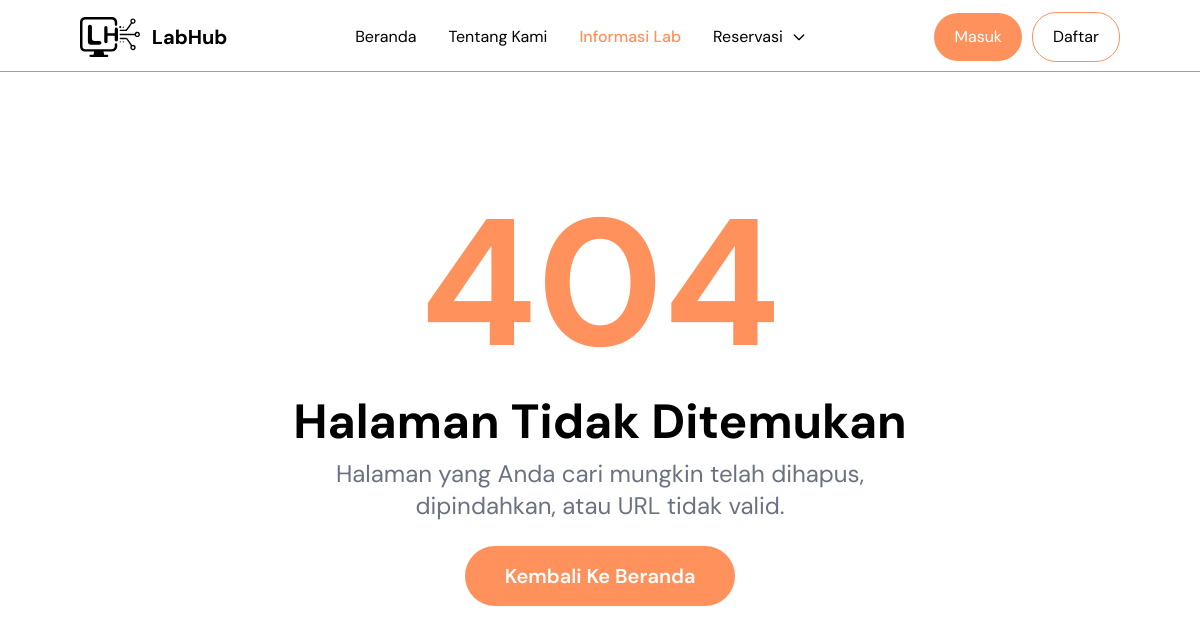
The page /index.php?page=detail_lab&lab=lab-insyde on the database as committed earlier.
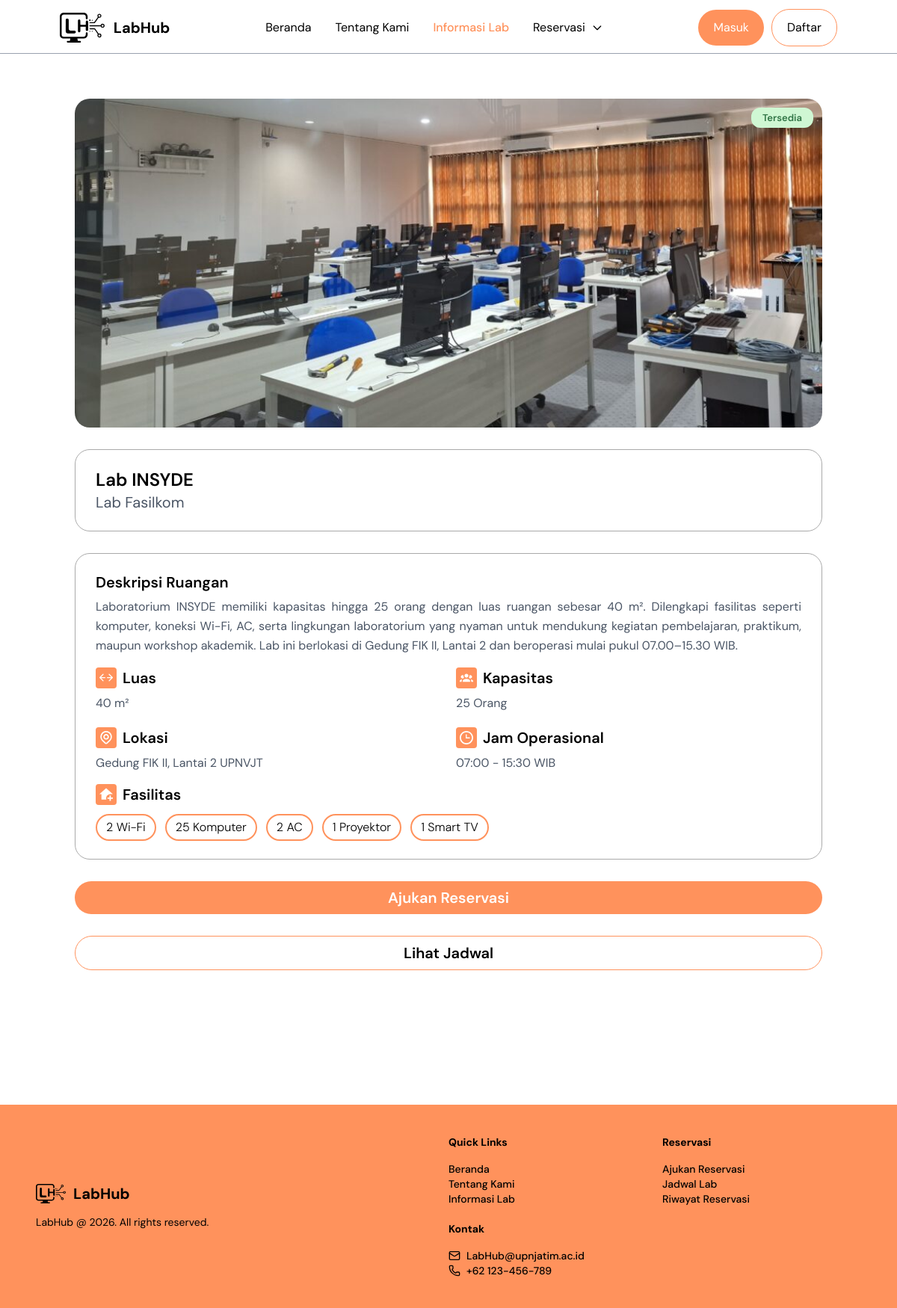
The same page on the database as committed later.
### tables this page shows
CREATE TABLE `labs` (
  `id` int NOT NULL,
  `nama_lab` varchar(100) NOT NULL,
  `kode_lab` varchar(10) NOT NULL,
  `kategori` varchar(100) DEFAULT NULL,
  `lokasi` varchar(100) DEFAULT NULL,
  `luas` int DEFAULT NULL,
  `kapasitas` int DEFAULT '0',
  `fasilitas` text,
  `deskripsi` text,
  `gambar` varchar(255) DEFAULT NULL,
  `jam_buka` time NOT NULL,
  `jam_tutup` time NOT NULL,
  `status` enum('Tersedia','Perbaikan','Non-aktif') DEFAULT 'Tersedia',
  `created_at` timestamp NULL DEFAULT CURRENT_TIMESTAMP,
  `slug` varchar(255) DEFAULT NULL
);

### pages/detail_lab.php (the view, shortened to what the changed rows need)
<?php
include __DIR__ . "/../config/config.php";
$slug =
    $_GET['lab'] ?? '';
$stmt = mysqli_prepare(
    $conn,
    "SELECT *
    FROM labs
    WHERE slug = ?"
);
mysqli_stmt_bind_param(
    $stmt,
    "s",
    $slug
);
mysqli_stmt_execute($stmt);
$result =
    mysqli_stmt_get_result(
        $stmt
    );
$lab =
    mysqli_fetch_assoc(
        $result
    );
if (!$lab) {
    include __DIR__ .
        "/404.php";
    exit;
}
$fasilitas =
    explode(
        ",",
        $lab['fasilitas']
    );
?>
<section class="
        py-15
        mt-18
        px-5 sm:px-15 md:px-25
    ">
    <div class="flex flex-col gap-5 md:gap-7.25">
        <div class="relative">
            <img src="<?= $lab['gambar']; ?>" alt="<?= $lab['nama_lab']; ?>" class="
                    w-full
                    md:h-110
                    h-50
                    object-cover
                    rounded-[20px]
                ">
            <span class="
absolute top-3 right-3 px-3.75 py-1.25 font-semibold text-xs md:text-[13px] rounded-xl text-center
                        <?=
                            $lab['status'] == 'Tersedia'
                            ?
                            'bg-[#CFF7D3] text-[#307445]'
                            :
                            (
                                $lab['status'] == 'Perbaikan'
                                ?
                                'bg-[#FFF1C2] text-[#BF6A02]'
                                :
                                'bg-[#FDD3D0] text-[#EE3835]'
                            )
                            ?>
                    ">
                <?= $lab['status']; ?>
            </span>
        </div>
        <div class="
                    flex flex-col
                    border
                    border-[#AAAAAA]
                    rounded-[20px]
                    px-4
                    md:px-6.75
                    py-3.75
                    md:py-6
                ">
            <h1 class=" text-xl
                        md:text-2xl
                        font-semibold
                    ">
                <?= $lab['nama_lab']; ?>
            </h1>
            <p class=" text-lg
                        md:text-xl
                        text-gray-600
                    ">
                <?= $lab['kategori']; ?>
            </p>
        </div>
        <div class="md:border
                    md:border-[#AAAAAA]
                    rounded-[20px]
                    px-4
                    md:px-6.75
                    py-6
                    gap-4
                    flex flex-col
                    ">
            <div class="
                    flex flex-col
                    gap-1.5
                ">
                <h2 class="
                md:text-xl
                text-lg
                        font-semibold
                    ">
                    Deskripsi Ruangan
                </h2>
                <p class="
                        text-base
                        text-gray-600
                        leading-relaxed
                        text-justify
                    ">
                    <?= $lab['deskripsi']; ?>
                </p>
            </div>
            <div class="
                    grid
                    grid-cols-1
                    md:grid-cols-2
                    gap-5
                ">
                <div>
                    <div class="flex flex-row gap-2 items-center">
                        <h3 class="
                            font-semibold
                            text-xl
                        ">
                            Luas
                        </h3>
                    </div>
                    <p class="
                            text-gray-600
                            mt-2
                        ">
                        <?= $lab['luas']; ?> m²
                    </p>
                </div>
                <div>
                    <div class="flex flex-row gap-2 items-center">
                        <h3 class="
                            font-semibold
                            text-xl
                        ">
                            Kapasitas
                        </h3>
                    </div>
                    <p class="
                            text-gray-600 mt-2
                        ">
                        <?= $lab['kapasitas']; ?> Orang
                    </p>
                </div>
                <div>
                    <div class="flex flex-row gap-2 items-center">
                        <h3 class="
                            font-semibold
                            text-xl
                        ">
                            Lokasi
                        </h3>
                    </div>
                    <p class="
                            text-gray-600 mt-2
                        ">
                        <?= $lab['lokasi']; ?>
                    </p>
                </div>
                <div>
                    <div class="flex gap-2 items-center">
                        <h3 class="
                            font-semibold
                            text-xl
                        ">
                            Jam Operasional
                        </h3>
                    </div>
                    <p class="
                            text-gray-600 mt-2
                        ">
                        <?= substr($lab['jam_buka'], 0, 5); ?>
                        -
                        <?= substr($lab['jam_tutup'], 0, 5); ?>
                        WIB
                    </p>
                </div>
            </div>
            <div class="
                    flex flex-col
                    gap-3
                ">
                <div class="flex gap-2 items-center">
                    <h2 class="
                        text-xl
                        font-semibold
                    ">
                        Fasilitas
                    </h2>
                </div>
                <div class="
                        flex flex-wrap
                        gap-3
                    ">
                    <?php foreach (
                        $fasilitas
                        as $item
                    ): ?>
                        <span class="
                               font-light text-sm md:text-base border-2 text-center hover:bg-[#FF925C] hover:text-white hover:-translate-y-0.5 transition duration-300 border-[#FF925C] rounded-full px-3 py-1
                            ">
                            <?= trim($item); ?>
                        </span>
                    <?php endforeach; ?>
                </div>
            </div>
        </div>
        <?php if (isset($_SESSION['is_login'])): ?>
            <a href="index.php?page=ajukan_reservasi" class="w-full p-2 flex justify-center items-center text-center rounded-full font-semibold text-base md:text-xl text-white <?= $lab['status'] == 'Tersedia'
                ? 'bg-[#FF925C] cursor-pointer'
                : 'bg-gray-300 cursor-not-allowed pointer-events-none' ?>">
                Ajukan Reservasi
            </a><?php else: ?>
            <a href="index.php?page=login" class="w-full p-2 flex justify-center items-center text-center rounded-full font-semibold text-base md:text-xl text-white <?= $lab['status'] == 'Tersedia'
                ? 'bg-[#FF925C] cursor-pointer'
                : 'bg-gray-300 cursor-not-allowed pointer-events-none' ?>">
                Ajukan Reservasi
            </a>
        <?php endif; ?>
        <a href="index.php?page=jadwal_lab"
            class="w-full p-2 flex justify-center items-center text-center rounded-full font-semibold text-base md:text-xl text-black border border-[#FF925C]
        <?= $lab['status'] == 'Tersedia' ? 'cursor-pointer hover:bg-[#FF925C] hover:text-white' : 'cursor-not-allowed pointer-events-none' ?>">
            Lihat Jadwal
        </a>
    </div>
</section>

### pages/404.php
<section class="
        min-h-screen
        flex
        items-center
        justify-center
        px-5
    ">
    <div class="
            flex flex-col
            items-center
            text-center
            gap-6
        ">
        <h1 class="
                text-[120px]
                md:text-[180px]
                font-bold
                leading-none
                text-[#FF925C]
            ">
            404
        </h1>
        <div class="
                flex flex-col
                gap-3
            ">
            <h2 class="
                    text-4xl
                    md:text-5xl
                    font-bold
                ">
                Halaman Tidak Ditemukan
            </h2>
            <p class="
                    text-lg
                    md:text-2xl
                    text-gray-500
                    max-w-2xl
                ">
                Halaman yang Anda cari
                mungkin telah dihapus,
                dipindahkan,
                atau URL tidak valid.
            </p>
        </div>
        <a href="index.php" class="
                bg-[#FF925C]
                text-white
                px-10
                py-4
                rounded-full
                text-xl
                font-semibold
                hover:opacity-90
                transition
            ">
            Kembali Ke Beranda
        </a>
    </div>
</section>

### components/footer.php
<footer
    class="bg-[#FF925C] py-10 px-6 md:px-10 lg:px-12 grid grid-cols-1 md:grid-cols-2 text-black text-sm items-center mt-30 ">
    <div class="space-y-2 flex flex-col">
        <div class="flex items-center mb-3.5 gap-2.5">
            <img src="../assets/images/logo-labhub.svg" alt="LabHub Logo" class="w-10">
            <h2 class="text-xl font-bold">
                LabHub
            </h2>
        </div>
        <p class="text-sm">
            LabHub @ 2026. All rights reserved.
        </p>
    </div>
    <div class="grid grid-cols-1 md:grid-cols-2 xl:grid-cols-3 gap-5">
        <div class="flex flex-col gap-4">
            <h2 class="font-bold">
                Quick Links
            </h2>
            <div class="flex flex-col font-medium text-sm">
                <a href="index.php?page=beranda" class="hover:opacity-60">Beranda</a>
                <a href="index.php?page=tentang_kami" class="hover:opacity-60">Tentang Kami</a>
                <a href="index.php?page=informasi_lab" class="hover:opacity-60">Informasi Lab</a>
            </div>
        </div>
        <div class="flex flex-col gap-4">
            <h2 class="font-bold">
                Reservasi
            </h2>
            <div class="flex flex-col font-medium text-sm">
                <a href="index.php?page=ajukan_reservasi" class="hover:opacity-60">
                    Ajukan Reservasi
                </a>
                <a href="index.php?page=jadwal_lab" class="hover:opacity-60">
                    Jadwal Lab
                </a>
                <a href="index.php?page=riwayat_reservasi" class="hover:opacity-60">
                    Riwayat Reservasi
                </a>
            </div>
        </div>
        <div class="flex flex-col gap-4">
            <h2 class="font-bold">Kontak</h2>
            <div class="flex flex-col font-medium text-sm">
                <div class="flex items-center gap-2 hover:opacity-60 cursor-pointer">
                    <i data-lucide="mail" class="w-4 h-4"></i>
                    <p class="break-all">
                        LabHub@upnjatim.ac.id
                    </p>
                </div>
                <div class="flex items-center gap-2 hover:opacity-60 cursor-pointer">
                    <i data-lucide="phone" class="w-4 h-4"></i>
                    <p>
                        +62 123-456-789
                    </p>
                </div>
            </div>
        </div>
    </div>
</footer>

Rows that differ between the two databases and show on the page:
now on this page (row edited): labs: gambar (picture), status "Tersedia", nama_lab "Lab INSYDE", kategori "Lab Fasilkom", deskripsi "Laboratorium INSYDE memiliki kapasitas hingga 25 orang dengan luas ruangan sebesar 40 m². Dilengkapi fasilitas seperti komputer, koneksi Wi-Fi, AC, serta lingkungan laboratorium yang nyaman untuk mendukung kegiatan pembelajaran, praktikum, maupun workshop akademik. Lab ini berlokasi di Gedung FIK II, Lantai 2 dan beroperasi mulai pukul 07.00–15.30 WIB.", luas "40", kapasitas "25", lokasi "Gedung FIK II, Lantai 2 UPNVJT", jam_buka "07:00", jam_tutup "15:30", fasilitas "2 Wi-Fi", fasilitas "25 Komputer", fasilitas "2 AC", fasilitas "1 Proyektor", fasilitas "1 Smart TV"
Other text that changed with them:
text no longer shown: "404 Halaman Tidak Ditemukan Halaman yang Anda cari mungkin telah dihapus, dipindahkan, atau URL tidak valid. Kembali Ke Beranda"
text now shown: "Deskripsi Ruangan Luas m² Kapasitas Orang Lokasi Jam Operasional - WIB Fasilitas Ajukan Reservasi Lihat Jadwal LabHub LabHub @ 2026. All rights reserved. Quick Links Beranda Tentang Kami Informasi Lab Reservasi Ajukan Reservasi Jadwal Lab Riwayat Reservasi Kontak LabHub@upnjatim.ac.id +62 123-456-789"
